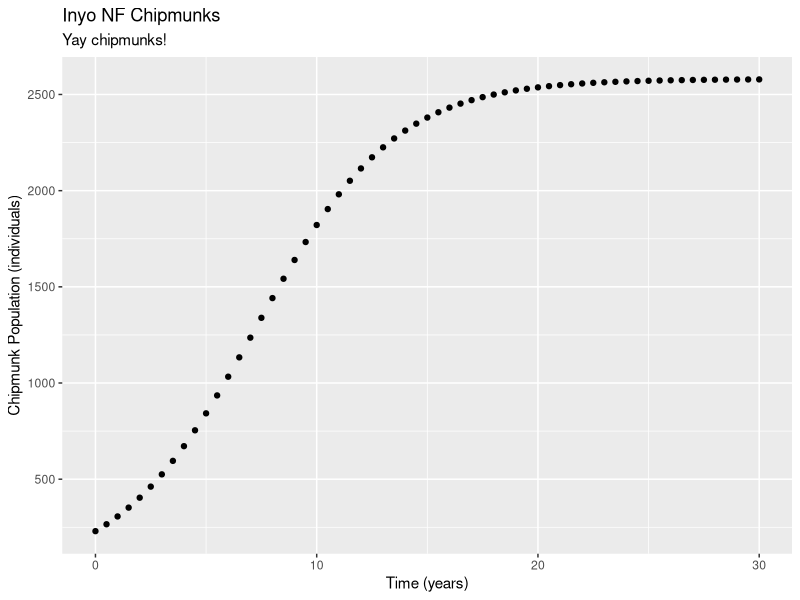

The R script that drew this image:
## ---- chunk 1
knitr::opts_chunk$set(echo = TRUE)

library(tidyverse)
## ---- chunk 2
# Examples of logarithms

log(4)

# Examples of exponents

exp(5)

# A test of log()

log(exp(5))
## ---- chunk 3
# A sequence from 1 to 20 by 1
ex_1 <- seq(from = 1, to = 20, by = 1)

# a vector from 0 to 40 by increments of 0.2
ex_2 <- seq(from = 0, to = 40, by = 0.2)

# Vector from 1 to 5000 by 10
ex_3 <- seq(from = 1, to = 5000, by = 10)
## ---- chunk 4
pop_logistic <- function(capacity, init_pop, rate, time_yr) {

   capacity / (1 + ((capacity - init_pop) / init_pop) * exp(-rate * time_yr))
  
}
  
pop_logistic(capacity = 2580, init_pop = 230, rate = 0.32, time_yr = 2.4)
  
## ---- chunk 5
time_vec <- seq(from = 0, to = 30, by = 0.5)
## ---- chunk 6
chipmunk_pop <- pop_logistic(capacity = 2580, init_pop = 230, rate = 0.32, time_yr = time_vec)
## ---- chunk 7

chipmunk_df <- data.frame(time_vec, chipmunk_pop)

chipmunk_df

## ---- chunk 8
ggplot(data = chipmunk_df, mapping = aes(x = time_vec, y = chipmunk_pop)) + 
  geom_point() + 
  labs(x = "Time (years)", 
       y = "Chipmunk Population (individuals)", 
       title = "Inyo NF Chipmunks",
       subtitle = "Yay chipmunks!")
